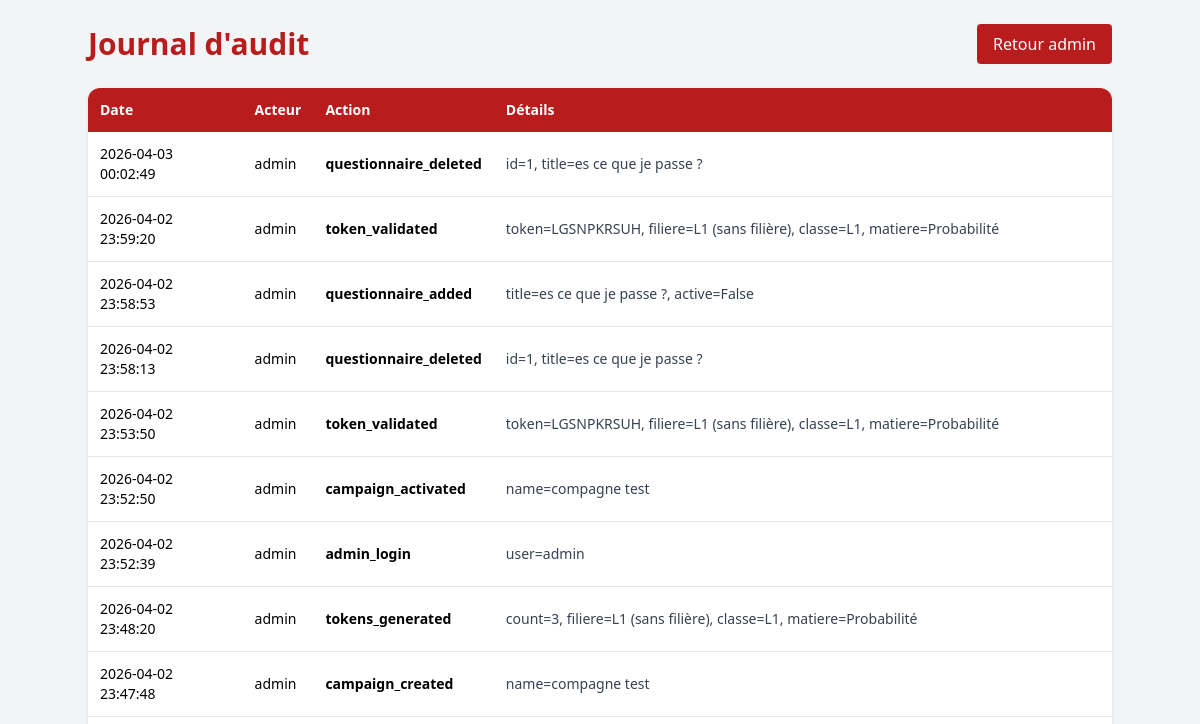
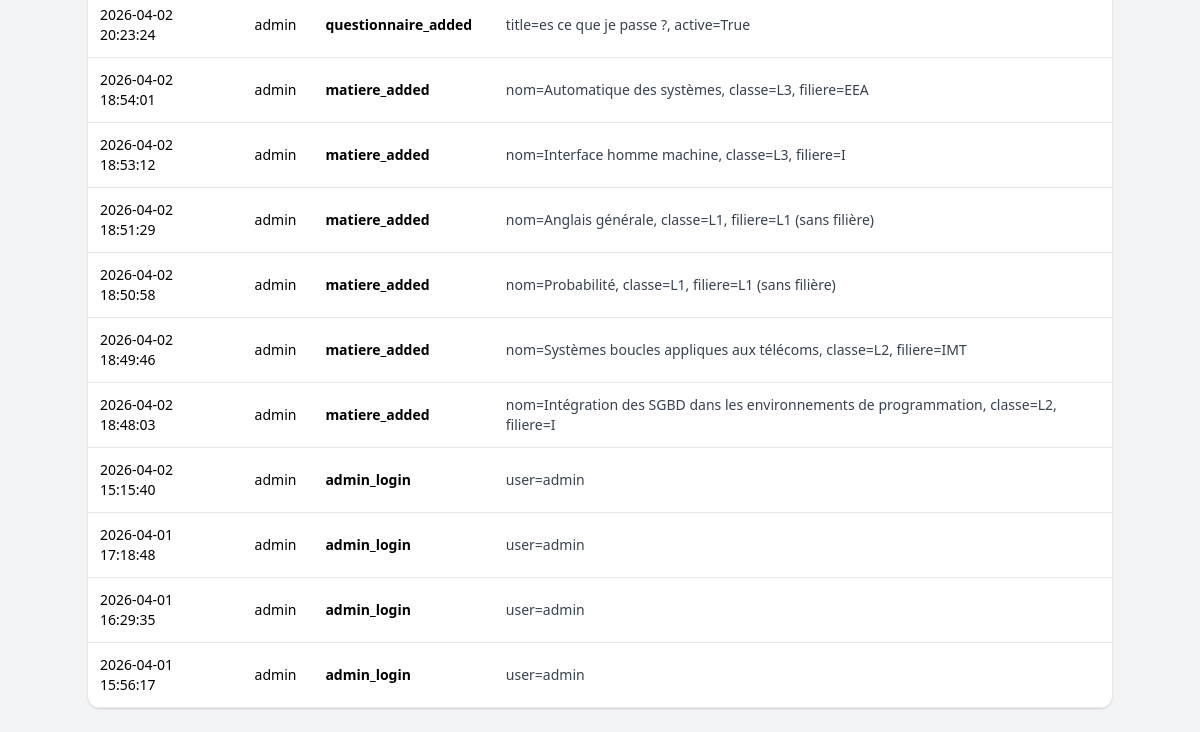
The page /admin/audit (signed in) on the database as committed earlier (2 pictures, top to bottom).
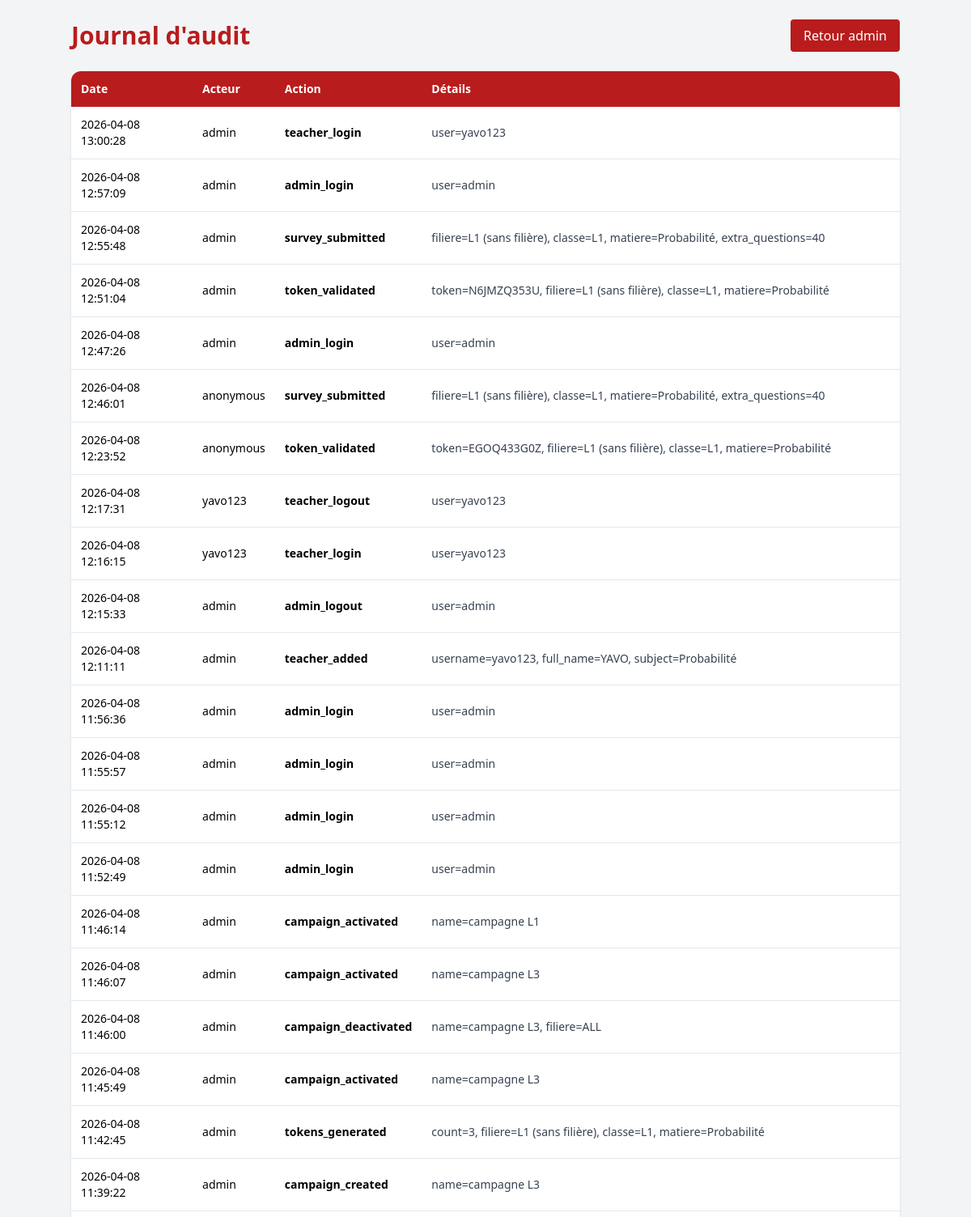
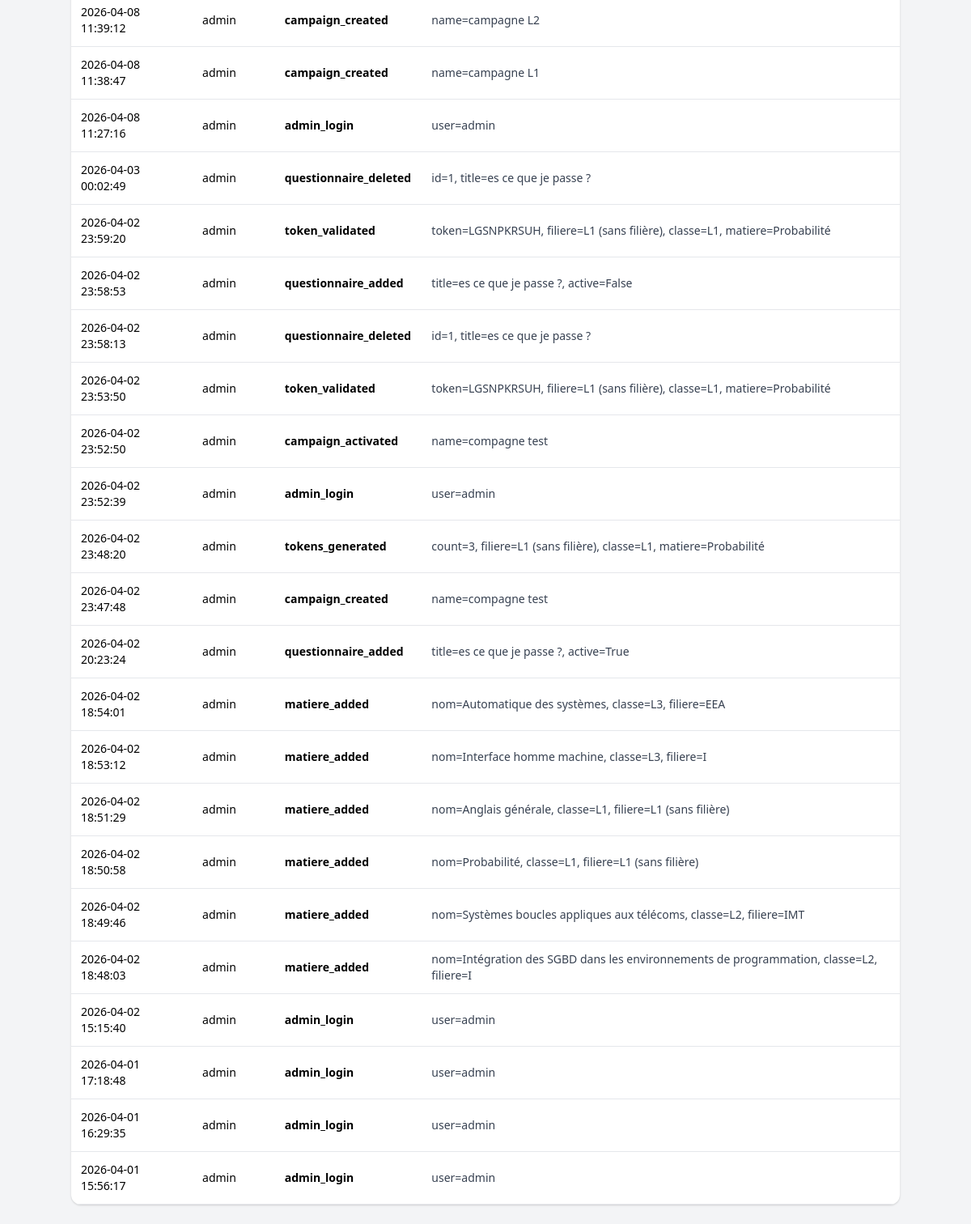
The same page on the database as committed later (2 pictures, top to bottom).
### app.py (models this page shows)
class AuditLog(db.Model):
    id = db.Column(db.Integer, primary_key=True)
    actor = db.Column(db.String(120), nullable=False)
    action = db.Column(db.String(120), nullable=False)
    details = db.Column(db.String(500), nullable=True)
    created_at = db.Column(db.DateTime, nullable=False, default=datetime.utcnow)

### app.py (the view)
@app.route('/admin/audit', methods=['GET'])
def admin_audit():
    if not ensure_admin_session():
        return redirect(url_for('login'))
    logs = AuditLog.query.order_by(AuditLog.created_at.desc()).limit(300).all()
    return render_template('audit_logs.html', logs=logs)

### app.py (called while the page is built)
def ensure_admin_session():
    if not session.get('admin'):
        flash('Veuillez vous connecter pour accéder à cette page.', 'danger')
        return False
    return True

### templates/audit_logs.html (shortened to what this page needs)
<!DOCTYPE html>
<html lang="fr">
<head>
    <link rel="stylesheet" href="https://cdnjs.cloudflare.com/ajax/libs/tailwindcss/2.2.19/tailwind.min.css">
</head>
<body class="bg-gray-100 min-h-screen p-6">
    <div class="container mx-auto">
        <div class="flex justify-between items-center mb-6">
            <h1 class="text-3xl font-bold text-red-700">Journal d'audit</h1>
            <a href="{{ url_for('admin') }}" class="bg-red-700 text-white px-4 py-2 rounded hover:bg-red-800">Retour admin</a>
        </div>
        <div class="bg-white rounded-xl shadow overflow-x-auto">
            <table class="w-full text-sm">
                <thead class="bg-red-700 text-white">
                    <tr>
                        <th class="p-3 text-left">Date</th>
                        <th class="p-3 text-left">Acteur</th>
                        <th class="p-3 text-left">Action</th>
                        <th class="p-3 text-left">Détails</th>
                    </tr>
                </thead>
                <tbody>
                    {% for log in logs %}
                        <tr class="border-b">
                            <td class="p-3">{{ log.created_at.strftime('%Y-%m-%d %H:%M:%S') }}</td>
                            <td class="p-3">{{ log.actor }}</td>
                            <td class="p-3 font-semibold">{{ log.action }}</td>
                            <td class="p-3 text-gray-700">{{ log.details }}</td>
                        </tr>
                    {% else %}
                        <tr><td class="p-4 text-gray-500" colspan="4">Aucun log disponible.</td></tr>
                    {% endfor %}
                </tbody>
            </table>
        </div>
    </div>
</body>
</html>

Rows that differ between the two databases and show on the page:
added AuditLog: created_at "2026-04-08 13:00:28", actor "admin", action "teacher_login", details "user=yavo123"
added AuditLog: created_at "2026-04-08 12:57:09", actor "admin", action "admin_login", details "user=admin"
added AuditLog: created_at "2026-04-08 12:55:48", actor "admin", action "survey_submitted", details "filiere=L1 (sans filière), classe=L1, matiere=Probabilité, extra_questions=40"
added AuditLog: created_at "2026-04-08 12:51:04", actor "admin", action "token_validated", details "token=N6JMZQ353U, filiere=L1 (sans filière), classe=L1, matiere=Probabilité"
added AuditLog: created_at "2026-04-08 12:47:26", actor "admin", action "admin_login", details "user=admin"
added AuditLog: created_at "2026-04-08 12:46:01", actor "anonymous", action "survey_submitted", details "filiere=L1 (sans filière), classe=L1, matiere=Probabilité, extra_questions=40"
added AuditLog: created_at "2026-04-08 12:23:52", actor "anonymous", action "token_validated", details "token=EGOQ433G0Z, filiere=L1 (sans filière), classe=L1, matiere=Probabilité"
added AuditLog: created_at "2026-04-08 12:17:31", actor "yavo123", action "teacher_logout", details "user=yavo123"
added AuditLog: created_at "2026-04-08 12:16:15", actor "yavo123", action "teacher_login", details "user=yavo123"
added AuditLog: created_at "2026-04-08 12:15:33", actor "admin", action "admin_logout", details "user=admin"
added AuditLog: created_at "2026-04-08 12:11:11", actor "admin", action "teacher_added", details "username=yavo123, full_name=YAVO, subject=Probabilité"
added AuditLog: created_at "2026-04-08 11:56:36", actor "admin", action "admin_login", details "user=admin"
added AuditLog: created_at "2026-04-08 11:55:57", actor "admin", action "admin_login", details "user=admin"
added AuditLog: created_at "2026-04-08 11:55:12", actor "admin", action "admin_login", details "user=admin"
added AuditLog: created_at "2026-04-08 11:52:49", actor "admin", action "admin_login", details "user=admin"
added AuditLog: created_at "2026-04-08 11:46:14", actor "admin", action "campaign_activated", details "name=campagne L1"
added AuditLog: created_at "2026-04-08 11:46:07", actor "admin", action "campaign_activated", details "name=campagne L3"
added AuditLog: created_at "2026-04-08 11:46:00", actor "admin", action "campaign_deactivated", details "name=campagne L3, filiere=ALL"
added AuditLog: created_at "2026-04-08 11:45:49", actor "admin", action "campaign_activated", details "name=campagne L3"
added AuditLog: created_at "2026-04-08 11:42:45", actor "admin", action "tokens_generated", details "count=3, filiere=L1 (sans filière), classe=L1, matiere=Probabilité"
added AuditLog: created_at "2026-04-08 11:39:22", actor "admin", action "campaign_created", details "name=campagne L3"
added AuditLog: created_at "2026-04-08 11:39:12", actor "admin", action "campaign_created", details "name=campagne L2"
added AuditLog: created_at "2026-04-08 11:38:47", actor "admin", action "campaign_created", details "name=campagne L1"
added AuditLog: created_at "2026-04-08 11:27:16", actor "admin", action "admin_login", details "user=admin"
